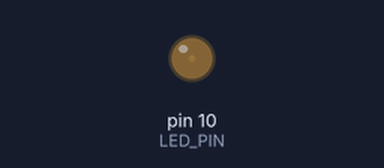
This sketch was run on a simulated Arduino Uno, built with avr-gcc and run on an emulated ATmega328P. On the bench: output pins drawn as LEDs (lit = HIGH).

Above: at 0.05 s.
At 1.25 s:
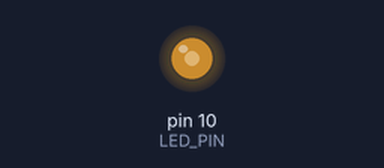
At 2.0 s:
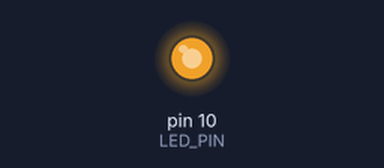
At 4.0 s:
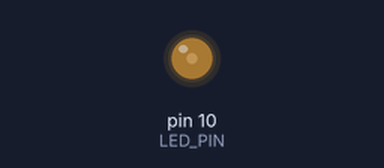
Timing chart, 0 to 6.0 s (numbered marks = the images above):
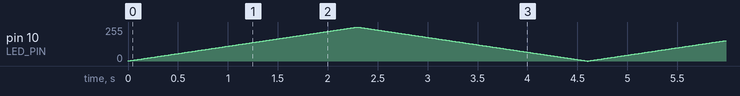

The sketch:

Analog_Fade_LED_Example.ino
```cpp
/****  Analog Fade LED Example  ****/

#define LED_PIN 10      //Which pin the LED is plugged into
#define FADE_TIME 5000  //How long each fade takes (in milliseconds)

int brightness;     //The current brightness of the LED
int fadeDirection;  //Determines whether the LED is getting brighter or darker

//Readies the board and software
void setup() {
  Serial.begin(9600);        //Prepare Board to receive data
  pinMode(LED_PIN, OUTPUT);  //Prepare the pin to send values
  brightness = 0;            //Set initial brightness to 0 (off)
  fadeDirection = 1;         //Set initial fade direction to +1 (getting brighter)
}

//This loops continuously
void loop() {
  fadeLED(LED_PIN, FADE_TIME);  //Fade LED
}

//"Fades" the LED
void fadeLED(int pin, int fadeTime) {
  brightness += fadeDirection;                //Increase or decrease brightness, according to fade direction
  if (brightness >= 255) fadeDirection = -1;  //If we've reached the max brightness (255) start getting darker
  if (brightness <= 0) fadeDirection = 1;     //If we've reached the minimum brightness (0, a.k.a off) start getting brighter
  analogWrite(pin, brightness);               //Set the LED at the new brightness
  delay(fadeTime / 255 / 2);                  //Wait
}
```
